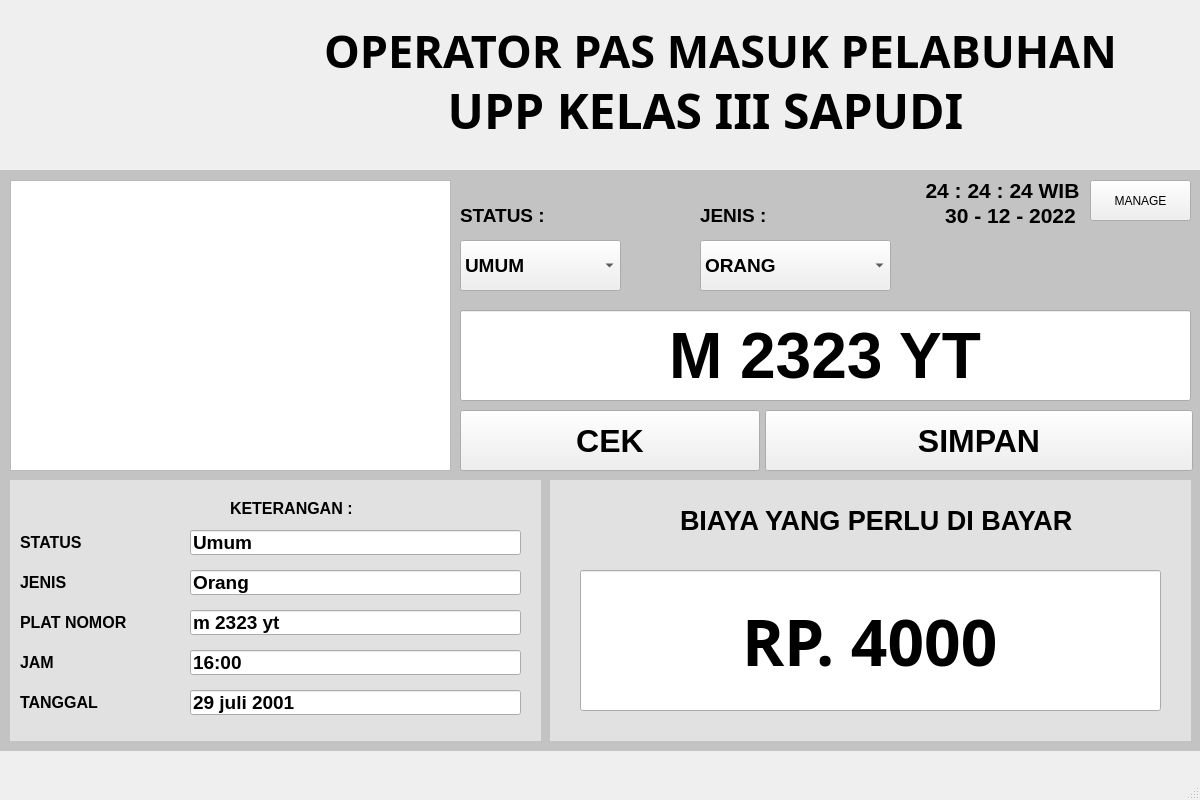
<?xml version="1.0" encoding="UTF-8"?>
<ui version="4.0">
 <class>MainWindow</class>
 <widget class="QMainWindow" name="MainWindow">
  <property name="geometry">
   <rect>
    <x>0</x>
    <y>0</y>
    <width>1200</width>
    <height>800</height>
   </rect>
  </property>
  <property name="mouseTracking">
   <bool>false</bool>
  </property>
  <property name="windowTitle">
   <string>MainWindow</string>
  </property>
  <widget class="QWidget" name="centralwidget">
   <widget class="QLabel" name="header1">
    <property name="geometry">
     <rect>
      <x>250</x>
      <y>10</y>
      <width>941</width>
      <height>81</height>
     </rect>
    </property>
    <property name="font">
     <font>
      <family>Arial Black</family>
      <pointsize>34</pointsize>
      <weight>75</weight>
      <bold>true</bold>
     </font>
    </property>
    <property name="text">
     <string>OPERATOR PAS MASUK PELABUHAN</string>
    </property>
    <property name="alignment">
     <set>Qt::AlignCenter</set>
    </property>
    <property name="margin">
     <number>0</number>
    </property>
   </widget>
   <widget class="QLabel" name="header2">
    <property name="geometry">
     <rect>
      <x>390</x>
      <y>70</y>
      <width>631</width>
      <height>81</height>
     </rect>
    </property>
    <property name="font">
     <font>
      <family>Arial Black</family>
      <pointsize>36</pointsize>
      <weight>75</weight>
      <bold>true</bold>
     </font>
    </property>
    <property name="text">
     <string>UPP KELAS III SAPUDI</string>
    </property>
    <property name="alignment">
     <set>Qt::AlignCenter</set>
    </property>
    <property name="margin">
     <number>0</number>
    </property>
   </widget>
   <widget class="QLabel" name="background1">
    <property name="geometry">
     <rect>
      <x>0</x>
      <y>170</y>
      <width>1200</width>
      <height>581</height>
     </rect>
    </property>
    <property name="styleSheet">
     <string notr="true">background-color: rgb(195, 195, 195);</string>
    </property>
    <property name="text">
     <string/>
    </property>
   </widget>
   <widget class="QLabel" name="date">
    <property name="geometry">
     <rect>
      <x>930</x>
      <y>200</y>
      <width>161</width>
      <height>31</height>
     </rect>
    </property>
    <property name="font">
     <font>
      <family>Arial</family>
      <pointsize>16</pointsize>
      <weight>75</weight>
      <bold>true</bold>
     </font>
    </property>
    <property name="text">
     <string>30 - 12 - 2022</string>
    </property>
    <property name="alignment">
     <set>Qt::AlignCenter</set>
    </property>
   </widget>
   <widget class="QLabel" name="time">
    <property name="geometry">
     <rect>
      <x>920</x>
      <y>170</y>
      <width>165</width>
      <height>41</height>
     </rect>
    </property>
    <property name="font">
     <font>
      <family>Arial</family>
      <pointsize>16</pointsize>
      <weight>75</weight>
      <bold>true</bold>
     </font>
    </property>
    <property name="text">
     <string>24 : 24 : 24 WIB</string>
    </property>
    <property name="alignment">
     <set>Qt::AlignCenter</set>
    </property>
   </widget>
   <widget class="QLabel" name="logo">
    <property name="geometry">
     <rect>
      <x>20</x>
      <y>10</y>
      <width>231</width>
      <height>151</height>
     </rect>
    </property>
    <property name="styleSheet">
     <string notr="true">image: url(:/logo/logo.png);</string>
    </property>
    <property name="text">
     <string/>
    </property>
   </widget>
   <widget class="QComboBox" name="jenis">
    <property name="geometry">
     <rect>
      <x>460</x>
      <y>240</y>
      <width>161</width>
      <height>51</height>
     </rect>
    </property>
    <property name="font">
     <font>
      <family>Arial</family>
      <pointsize>14</pointsize>
      <weight>75</weight>
      <bold>true</bold>
     </font>
    </property>
    <item>
     <property name="text">
      <string>UMUM</string>
     </property>
    </item>
    <item>
     <property name="text">
      <string>KARYAWAN</string>
     </property>
    </item>
    <item>
     <property name="text">
      <string>ABK</string>
     </property>
    </item>
   </widget>
   <widget class="QLabel" name="ljenis">
    <property name="geometry">
     <rect>
      <x>460</x>
      <y>200</y>
      <width>161</width>
      <height>31</height>
     </rect>
    </property>
    <property name="font">
     <font>
      <family>Arial</family>
      <pointsize>14</pointsize>
      <weight>75</weight>
      <bold>true</bold>
     </font>
    </property>
    <property name="text">
     <string>STATUS :</string>
    </property>
   </widget>
   <widget class="QLabel" name="ljenis_kendaraan">
    <property name="geometry">
     <rect>
      <x>700</x>
      <y>200</y>
      <width>191</width>
      <height>31</height>
     </rect>
    </property>
    <property name="font">
     <font>
      <family>Arial</family>
      <pointsize>14</pointsize>
      <weight>75</weight>
      <bold>true</bold>
     </font>
    </property>
    <property name="text">
     <string>JENIS :</string>
    </property>
   </widget>
   <widget class="QComboBox" name="jenis_kendaraan">
    <property name="geometry">
     <rect>
      <x>700</x>
      <y>240</y>
      <width>191</width>
      <height>51</height>
     </rect>
    </property>
    <property name="font">
     <font>
      <family>Arial</family>
      <pointsize>14</pointsize>
      <weight>75</weight>
      <bold>true</bold>
     </font>
    </property>
    <item>
     <property name="text">
      <string>ORANG</string>
     </property>
    </item>
    <item>
     <property name="text">
      <string>RODA 2</string>
     </property>
    </item>
    <item>
     <property name="text">
      <string>RODA 3</string>
     </property>
    </item>
    <item>
     <property name="text">
      <string>RODA 4</string>
     </property>
    </item>
    <item>
     <property name="text">
      <string>TRUCK</string>
     </property>
    </item>
   </widget>
   <widget class="QLineEdit" name="platnomot">
    <property name="geometry">
     <rect>
      <x>460</x>
      <y>310</y>
      <width>731</width>
      <height>91</height>
     </rect>
    </property>
    <property name="font">
     <font>
      <family>Arial</family>
      <pointsize>48</pointsize>
      <weight>75</weight>
      <bold>true</bold>
     </font>
    </property>
    <property name="text">
     <string>M 2323 YT</string>
    </property>
    <property name="alignment">
     <set>Qt::AlignCenter</set>
    </property>
   </widget>
   <widget class="QPushButton" name="bcek">
    <property name="geometry">
     <rect>
      <x>460</x>
      <y>410</y>
      <width>300</width>
      <height>61</height>
     </rect>
    </property>
    <property name="font">
     <font>
      <family>Arial</family>
      <pointsize>24</pointsize>
      <weight>75</weight>
      <bold>true</bold>
     </font>
    </property>
    <property name="text">
     <string>CEK</string>
    </property>
   </widget>
   <widget class="QLabel" name="bgketerangan">
    <property name="geometry">
     <rect>
      <x>10</x>
      <y>480</y>
      <width>531</width>
      <height>261</height>
     </rect>
    </property>
    <property name="styleSheet">
     <string notr="true">background-color: rgb(225, 225, 225);</string>
    </property>
    <property name="text">
     <string/>
    </property>
   </widget>
   <widget class="QLabel" name="bgbiaya">
    <property name="geometry">
     <rect>
      <x>550</x>
      <y>480</y>
      <width>641</width>
      <height>261</height>
     </rect>
    </property>
    <property name="styleSheet">
     <string notr="true">background-color: rgb(225, 225, 225);</string>
    </property>
    <property name="text">
     <string/>
    </property>
   </widget>
   <widget class="QLabel" name="lketerangan">
    <property name="geometry">
     <rect>
      <x>230</x>
      <y>500</y>
      <width>131</width>
      <height>16</height>
     </rect>
    </property>
    <property name="font">
     <font>
      <family>Arial</family>
      <pointsize>12</pointsize>
      <weight>75</weight>
      <bold>true</bold>
     </font>
    </property>
    <property name="text">
     <string>KETERANGAN :</string>
    </property>
   </widget>
   <widget class="QLabel" name="kstatus">
    <property name="geometry">
     <rect>
      <x>20</x>
      <y>530</y>
      <width>81</width>
      <height>25</height>
     </rect>
    </property>
    <property name="font">
     <font>
      <family>Arial</family>
      <pointsize>12</pointsize>
      <weight>75</weight>
      <bold>true</bold>
     </font>
    </property>
    <property name="text">
     <string>STATUS</string>
    </property>
   </widget>
   <widget class="QLabel" name="kjenis">
    <property name="geometry">
     <rect>
      <x>20</x>
      <y>570</y>
      <width>121</width>
      <height>25</height>
     </rect>
    </property>
    <property name="font">
     <font>
      <family>Arial</family>
      <pointsize>12</pointsize>
      <weight>75</weight>
      <bold>true</bold>
     </font>
    </property>
    <property name="text">
     <string>JENIS</string>
    </property>
   </widget>
   <widget class="QLabel" name="lplatnomor">
    <property name="geometry">
     <rect>
      <x>20</x>
      <y>610</y>
      <width>121</width>
      <height>25</height>
     </rect>
    </property>
    <property name="font">
     <font>
      <family>Arial</family>
      <pointsize>12</pointsize>
      <weight>75</weight>
      <bold>true</bold>
     </font>
    </property>
    <property name="text">
     <string>PLAT NOMOR</string>
    </property>
   </widget>
   <widget class="QLabel" name="kbiaya">
    <property name="geometry">
     <rect>
      <x>680</x>
      <y>500</y>
      <width>421</width>
      <height>41</height>
     </rect>
    </property>
    <property name="font">
     <font>
      <family>Arial</family>
      <pointsize>20</pointsize>
      <weight>75</weight>
      <bold>true</bold>
     </font>
    </property>
    <property name="text">
     <string>BIAYA YANG PERLU DI BAYAR</string>
    </property>
   </widget>
   <widget class="QLineEdit" name="biaya">
    <property name="geometry">
     <rect>
      <x>580</x>
      <y>570</y>
      <width>581</width>
      <height>141</height>
     </rect>
    </property>
    <property name="font">
     <font>
      <family>Arial Black</family>
      <pointsize>48</pointsize>
      <weight>75</weight>
      <bold>true</bold>
     </font>
    </property>
    <property name="text">
     <string>RP. 4000</string>
    </property>
    <property name="alignment">
     <set>Qt::AlignCenter</set>
    </property>
    <property name="readOnly">
     <bool>true</bool>
    </property>
   </widget>
   <widget class="QLabel" name="ktanggal">
    <property name="geometry">
     <rect>
      <x>20</x>
      <y>690</y>
      <width>121</width>
      <height>25</height>
     </rect>
    </property>
    <property name="font">
     <font>
      <family>Arial</family>
      <pointsize>12</pointsize>
      <weight>75</weight>
      <bold>true</bold>
     </font>
    </property>
    <property name="text">
     <string>TANGGAL</string>
    </property>
   </widget>
   <widget class="QLabel" name="kjam">
    <property name="geometry">
     <rect>
      <x>20</x>
      <y>650</y>
      <width>121</width>
      <height>25</height>
     </rect>
    </property>
    <property name="font">
     <font>
      <family>Arial</family>
      <pointsize>12</pointsize>
      <weight>75</weight>
      <bold>true</bold>
     </font>
    </property>
    <property name="text">
     <string>JAM</string>
    </property>
   </widget>
   <widget class="QLineEdit" name="lkstatus">
    <property name="geometry">
     <rect>
      <x>190</x>
      <y>530</y>
      <width>331</width>
      <height>25</height>
     </rect>
    </property>
    <property name="font">
     <font>
      <family>Arial</family>
      <pointsize>14</pointsize>
      <weight>75</weight>
      <bold>true</bold>
     </font>
    </property>
    <property name="text">
     <string>Umum</string>
    </property>
    <property name="readOnly">
     <bool>true</bool>
    </property>
   </widget>
   <widget class="QLineEdit" name="lktanggal">
    <property name="geometry">
     <rect>
      <x>190</x>
      <y>690</y>
      <width>331</width>
      <height>25</height>
     </rect>
    </property>
    <property name="font">
     <font>
      <family>Arial</family>
      <pointsize>14</pointsize>
      <weight>75</weight>
      <bold>true</bold>
     </font>
    </property>
    <property name="text">
     <string>29 juli 2001</string>
    </property>
    <property name="readOnly">
     <bool>true</bool>
    </property>
   </widget>
   <widget class="QLineEdit" name="lkjam">
    <property name="geometry">
     <rect>
      <x>190</x>
      <y>650</y>
      <width>331</width>
      <height>25</height>
     </rect>
    </property>
    <property name="font">
     <font>
      <family>Arial</family>
      <pointsize>14</pointsize>
      <weight>75</weight>
      <bold>true</bold>
     </font>
    </property>
    <property name="text">
     <string>16:00</string>
    </property>
    <property name="readOnly">
     <bool>true</bool>
    </property>
   </widget>
   <widget class="QLineEdit" name="lkplatnomor">
    <property name="geometry">
     <rect>
      <x>190</x>
      <y>610</y>
      <width>331</width>
      <height>25</height>
     </rect>
    </property>
    <property name="font">
     <font>
      <family>Arial</family>
      <pointsize>14</pointsize>
      <weight>75</weight>
      <bold>true</bold>
     </font>
    </property>
    <property name="text">
     <string>m 2323 yt</string>
    </property>
    <property name="readOnly">
     <bool>true</bool>
    </property>
   </widget>
   <widget class="QLineEdit" name="lkjenis">
    <property name="geometry">
     <rect>
      <x>190</x>
      <y>570</y>
      <width>331</width>
      <height>25</height>
     </rect>
    </property>
    <property name="font">
     <font>
      <family>Arial</family>
      <pointsize>14</pointsize>
      <weight>75</weight>
      <bold>true</bold>
     </font>
    </property>
    <property name="text">
     <string>Orang</string>
    </property>
    <property name="readOnly">
     <bool>true</bool>
    </property>
   </widget>
   <widget class="QPushButton" name="breset">
    <property name="geometry">
     <rect>
      <x>765</x>
      <y>410</y>
      <width>428</width>
      <height>61</height>
     </rect>
    </property>
    <property name="font">
     <font>
      <family>Arial</family>
      <pointsize>24</pointsize>
      <weight>75</weight>
      <bold>true</bold>
     </font>
    </property>
    <property name="text">
     <string>SIMPAN</string>
    </property>
   </widget>
   <widget class="QTableWidget" name="tableview">
    <property name="geometry">
     <rect>
      <x>10</x>
      <y>180</y>
      <width>441</width>
      <height>291</height>
     </rect>
    </property>
   </widget>
   <widget class="QPushButton" name="pushButton">
    <property name="geometry">
     <rect>
      <x>1090</x>
      <y>180</y>
      <width>101</width>
      <height>41</height>
     </rect>
    </property>
    <property name="text">
     <string>MANAGE</string>
    </property>
   </widget>
   <zorder>background1</zorder>
   <zorder>bgketerangan</zorder>
   <zorder>header1</zorder>
   <zorder>header2</zorder>
   <zorder>date</zorder>
   <zorder>time</zorder>
   <zorder>logo</zorder>
   <zorder>jenis</zorder>
   <zorder>ljenis</zorder>
   <zorder>ljenis_kendaraan</zorder>
   <zorder>jenis_kendaraan</zorder>
   <zorder>platnomot</zorder>
   <zorder>bcek</zorder>
   <zorder>bgbiaya</zorder>
   <zorder>lketerangan</zorder>
   <zorder>kstatus</zorder>
   <zorder>kjenis</zorder>
   <zorder>lplatnomor</zorder>
   <zorder>kbiaya</zorder>
   <zorder>biaya</zorder>
   <zorder>ktanggal</zorder>
   <zorder>kjam</zorder>
   <zorder>lkstatus</zorder>
   <zorder>lktanggal</zorder>
   <zorder>lkjam</zorder>
   <zorder>lkplatnomor</zorder>
   <zorder>lkjenis</zorder>
   <zorder>breset</zorder>
   <zorder>tableview</zorder>
   <zorder>pushButton</zorder>
  </widget>
  <widget class="QMenuBar" name="menubar">
   <property name="geometry">
    <rect>
     <x>0</x>
     <y>0</y>
     <width>1200</width>
     <height>21</height>
    </rect>
   </property>
  </widget>
  <widget class="QStatusBar" name="statusbar"/>
 </widget>
 <resources>
  <include location="../3. Galih/asset/foto/logo.qrc"/>
 </resources>
 <connections/>
</ui>
